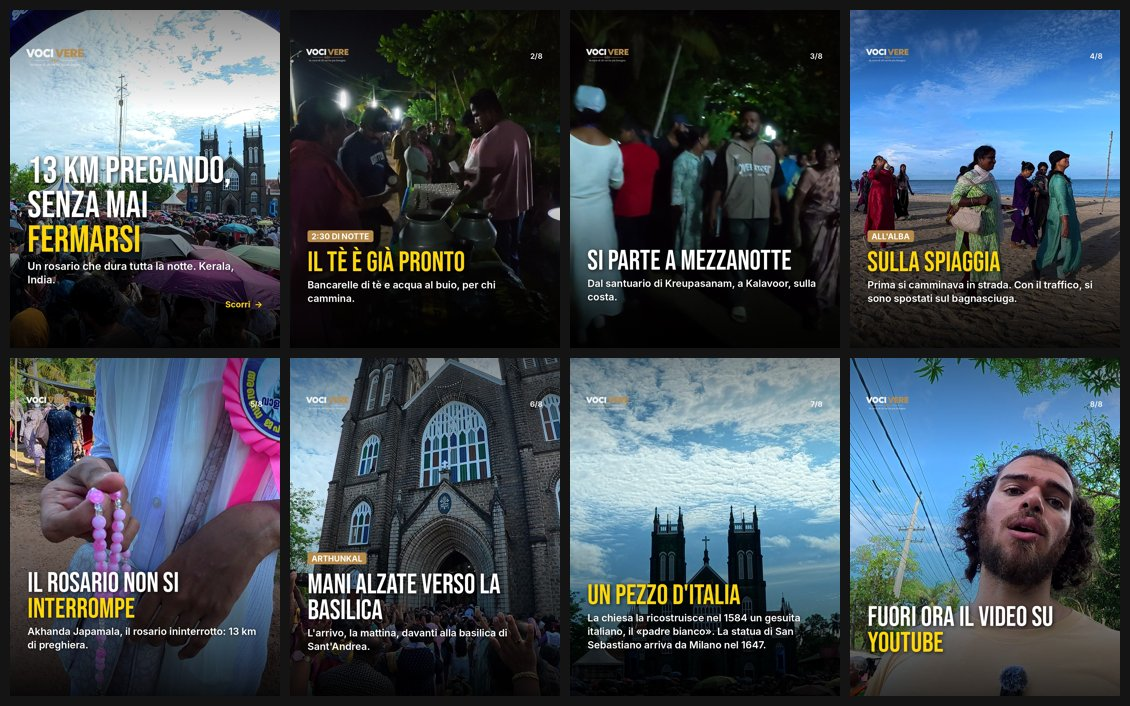
#> input picture copioni/caroselli/arthunkal_anteprima.jpg, 1130 x 706 px, given in place of m_4.5.jpg, which was not available
$ python carosello.py
#> lines starting #> are read from the running program, lines starting #| are printed output that depends on the picture; pictures that were not available may be replaced by others from this repository, and a replacement may not be noted
# Caroselli IG/YT 4:5 (1080x1350): foto a tutto schermo, titolo Bebas Neue, testo Inter, logo Voci Vere.
#   python3 copioni/caroselli/carosello.py   (dalla radice del repo; foto in work/car/)
import os
from PIL import Image, ImageDraw, ImageFont, ImageEnhance, ImageFilter
import numpy as np
W,H=1080,1350
SAFE=135  # YouTube ritaglia i post a quadrato: testo e logo dentro il quadrato centrale 1080x1080
BEBAS='/root/fonts/bebas-neue-latin-400-normal.woff'
INTER='/usr/share/fonts/opentype/inter/Inter-SemiBold.otf'
INTERB='/usr/share/fonts/opentype/inter/Inter-Bold.otf'
LOGO='assets/brand/logo_vocivere_trasparente_chiaro.png'
YEL=(255,214,10); WHITE=(255,255,255); GOLD=(182,138,75)

def crop45(path,cx=.5,cy=.5,zoom=1.0,maxh=1.0):
#> called with path = 'work/car/m/m_4.5.jpg', cx = 0.6, cy = 0.5, zoom = 1, maxh = 1
    im=Image.open(path).convert('RGB'); w,h=im.size; ch=int(h*maxh/zoom); cw=int(ch*4/5)
#> in crop45, im is the input picture: PIL image 1130x706 RGB; mean R, G, B 67.9, 77.9, 85.8
#> after `w, h = im.size`: w = 1130; h = 706
#> after `ch = int(h * maxh / zoom)`: ch = 706
#> after `cw = int(ch * 4 / 5)`: cw = 564
    x=int((w-cw)*cx); y=int((h-ch)*cy); im=im.crop((x,y,x+cw,y+ch)).resize((W,H),Image.LANCZOS)
#> after `x = int((w - cw) * cx)`: x = 339
#> after `y = int((h - ch) * cy)`: y = 0
#> after `im = im.crop((x, y, x + cw, y + ch)).resize((W, H), Image.LANCZOS)`:
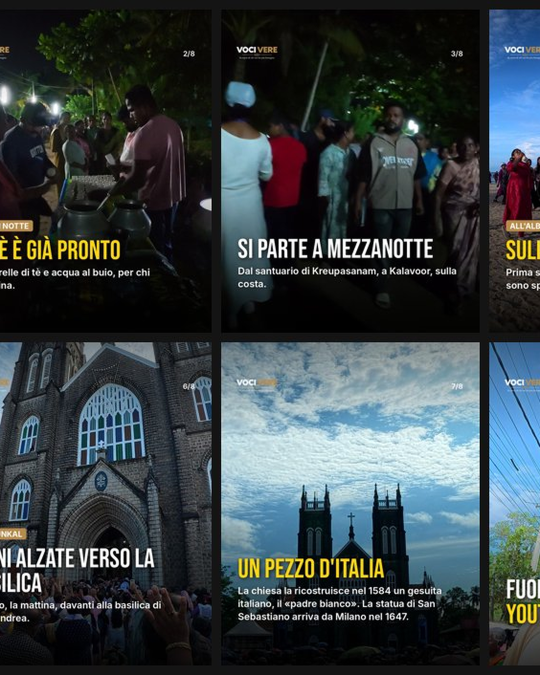
#> im: PIL image 1080x1350 RGB (shown at 1/2 size); mean R, G, B 55, 64.5, 67.8
    im=ImageEnhance.Contrast(im).enhance(1.08); return ImageEnhance.Color(im).enhance(1.12)

def shade(im,top=0.35,bottom=0.85):
    g=np.zeros((H,W),np.float32); y=np.arange(H)[:,None]/H
    g+=np.clip((0.30-y)/0.30,0,1)*top            # in alto per il logo
    g+=np.clip((y-0.42)/0.58,0,1)**1.2*bottom    # in basso per il testo
    m=Image.fromarray((np.clip(g,0,1)*255).astype('uint8'))
    return Image.composite(Image.new('RGB',(W,H),(0,0,0)),im,m)

def shade_top(im):
    g=np.zeros((H,W),np.float32); y=np.arange(H)[:,None]/H
    g+=np.clip((0.62-y)/0.62,0,1)**1.1*0.85
    m=Image.fromarray((np.clip(g,0,1)*255).astype('uint8'))
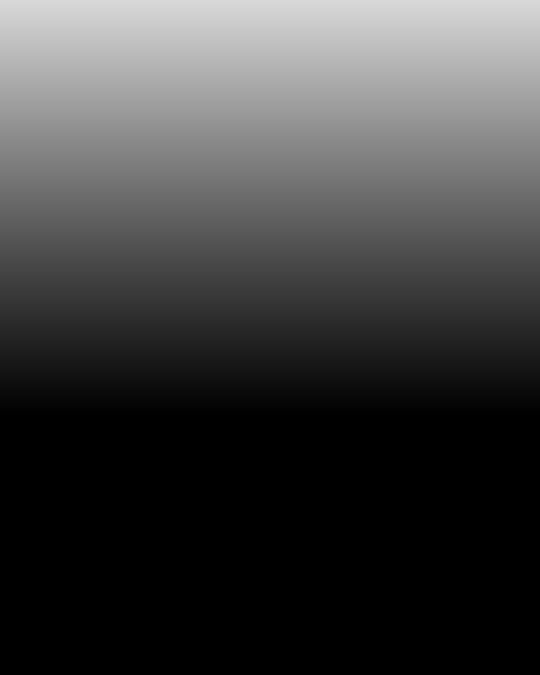
#> m: PIL image 1080x1350 L (shown at 1/2 size); min 0, max 216, mean 63.8
    return Image.composite(Image.new('RGB',(W,H),(0,0,0)),im,m)
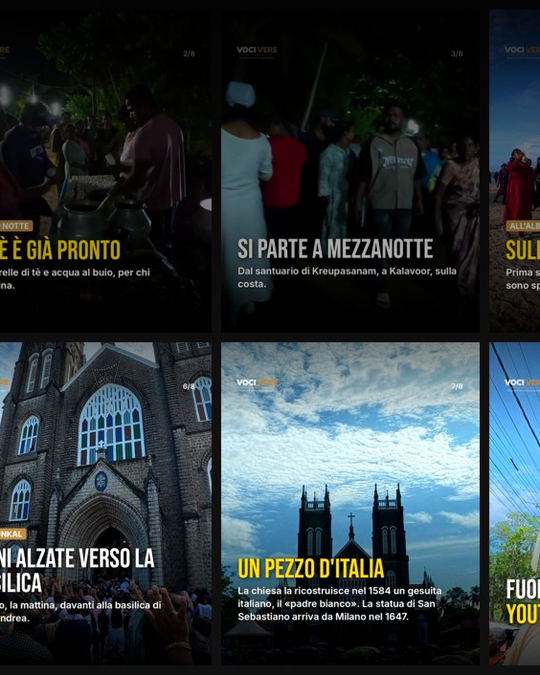
#> returned value: PIL image 1080x1350 RGB (shown at 1/2 size); mean R, G, B 45, 55.2, 58.8

def wrap(d,text,font,maxw):
    out=[]
    for para in text.split('\n'):
        line=''
        for w in para.split():
            t=(line+' '+w).strip()
            if d.textlength(t,font=font)<=maxw: line=t
            else: out.append(line); line=w
        out.append(line)
    return out

def drop(base,draw_fn,r=8,op=200):
    sh=Image.new('RGBA',base.size,(0,0,0,0)); draw_fn(ImageDraw.Draw(sh),(0,0,0,op),4)
    base.alpha_composite(sh.filter(ImageFilter.GaussianBlur(r)))
    draw_fn(ImageDraw.Draw(base),None,0)

def slide(out,photo,title,body='',n=None,tot=None,cover=False,crop=(.5,.5,1.0,1.0),title_col=WHITE,hl=None,kicker=None,top=False):
    im=crop45(photo,*crop)
    im=(shade_top(im) if top else shade(im,0.45,0.9 if body or cover else 0.75)).convert('RGBA')
#> im: PIL image 1080x1350 RGBA
    d=ImageDraw.Draw(im); M=70
    l=Image.open(LOGO).convert('RGBA'); l=l.crop(l.getbbox()); lw=230 if cover else 170
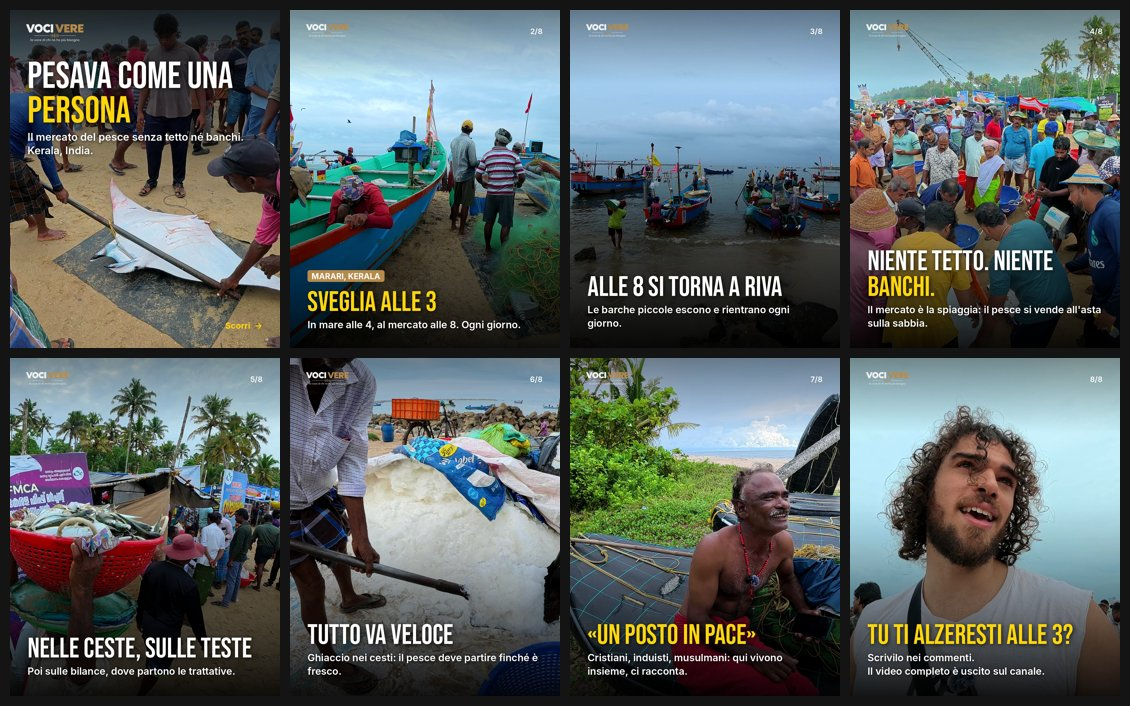
#> input picture copioni/caroselli/mercato_anteprima.jpg, 1130 x 706 px, given in place of logo_vocivere_trasparente_chiaro.png, which was not available
    l=l.resize((lw,int(l.height*lw/l.width)),Image.LANCZOS); im.alpha_composite(l,(M-6,SAFE+20))
#> after `l = l.resize((lw, int(l.height * lw / l.width)), Image.LANCZOS)`:
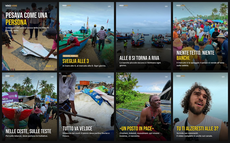
#> l: PIL image 230x143 RGBA; mean R, G, B, A 89.8, 97.5, 97.1, 255
    if n and not cover:
        f=ImageFont.truetype(INTER,30); t=f'{n}/{tot}'; d.text((W-M-d.textlength(t,font=f),SAFE+30),t,font=f,fill=(255,255,255,210))
    tsize=150 if cover else 112
    ft=ImageFont.truetype(BEBAS,tsize); fb=ImageFont.truetype(INTER,40 if not cover else 42); fk=ImageFont.truetype(INTERB,32)
    tl=wrap(d,title,ft,W-2*M); bl=wrap(d,body,fb,W-2*M) if body else []
#> after `tl = wrap(d, title, ft, W - 2 * M)`: tl = ['Pesava', 'come una', 'persona']
#> after `bl = wrap(d, body, fb, W - 2 * M) if body else []`: bl = 2 items
    th=len(tl)*int(tsize*0.92); bh=len(bl)*54
#> after `th = len(tl) * int(tsize * 0.92)`: th = 414
#> after `bh = len(bl) * 54`: bh = 108
    y=H-SAFE-40-(70 if cover else 0)-bh-(28 if bl else 0)-th-(56 if kicker else 0)
#> y = 555
    if top: y=SAFE+20+int(lw*l.height/l.width)+50
#> y = 348
    if kicker:
        kw=d.textlength(kicker,font=fk); d.rounded_rectangle((M,y,M+kw+32,y+46),radius=8,fill=GOLD); d.text((M+16,y+5),kicker,font=fk,fill=WHITE); y+=62
    for i,t in enumerate(tl):
        col=hl if (hl and i==len(tl)-1) else title_col
        yy=y
        drop(im,lambda dd,c,o,t=t,yy=yy,col=col: dd.text((M+o,yy+o),t,font=ft,fill=c or col))
        y+=int(tsize*0.92)
#> this loop made 3 passes
#> (t, col, yy, y) on passes 1 to 3: ('Pesava', (255, 255, 255), 348, 486), ('come una', (255, 255, 255), 486, 624), ('persona', (255, 214, 10), 624, 762)
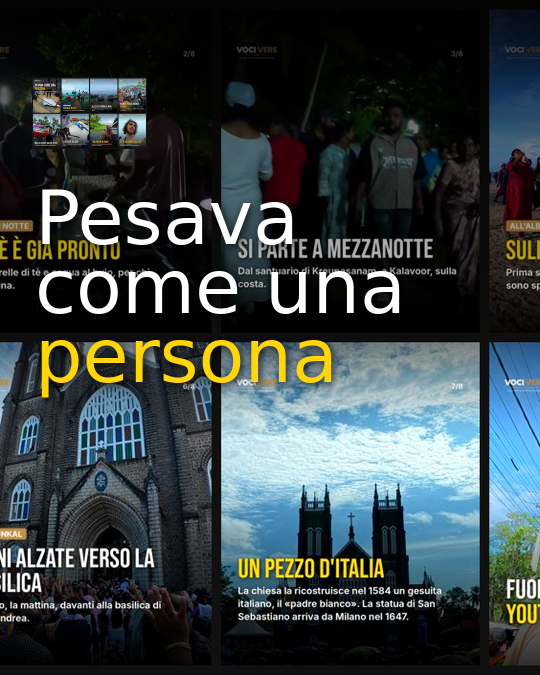
#> im: PIL image 1080x1350 RGBA (shown at 1/2 size); mean R, G, B, A 54.7, 64.2, 65.2, 255
#> after the loop, y = 762
    y+=28
#> y = 790
    for t in bl:
        yy=y; drop(im,lambda dd,c,o,t=t,yy=yy: dd.text((M+o//2,yy+o//2),t,font=fb,fill=c or WHITE),6,170); y+=54
#> this loop made 2 passes
#> (yy, y) on pass 1: (790, 844)
#> (t, yy, y) on pass 2: ('Kerala, India.', 844, 898)
#> after the loop, y = 898
    if cover:
        f=ImageFont.truetype(INTERB,34); t='Scorri  →'; d.text((W-M-d.textlength(t,font=f),H-SAFE-60),t,font=f,fill=YEL)
    im.convert('RGB').save(out,quality=92)
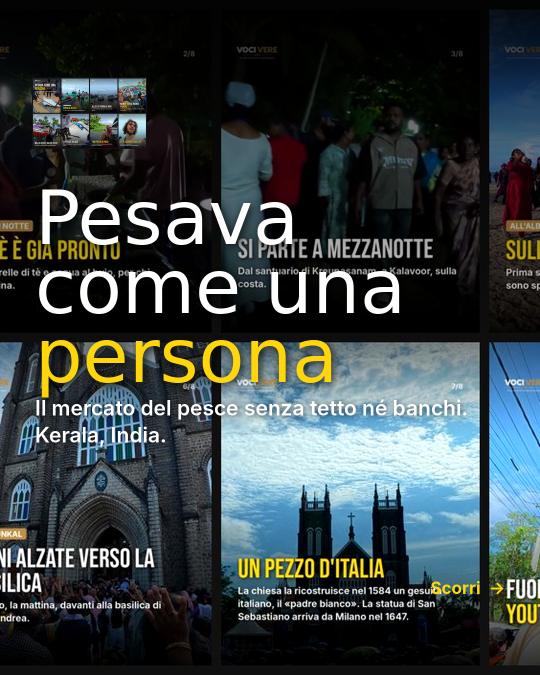
#> saved as 01.jpg: PIL image 1080x1350 RGB (shown at 1/2 size); mean R, G, B 55.8, 64.9, 65.6

def build(name,slides):
    os.makedirs(f'copioni/caroselli/{name}',exist_ok=True); tot=len(slides)
    for i,s in enumerate(slides,1):
        slide(f'copioni/caroselli/{name}/{i:02d}.jpg',n=i,tot=tot,**s)
    ims=[Image.open(f'copioni/caroselli/{name}/{i:02d}.jpg').resize((270,338)) for i in range(1,tot+1)]
    G=Image.new('RGB',(270*4+50,338*2+30),(20,20,20))
    for i,m in enumerate(ims): G.paste(m,(10+(i%4)*(270+10),10+(i//4)*(338+10)))
    G.save(f'copioni/caroselli/{name}_anteprima.jpg',quality=85)

C='work/car/'
#> (the run stopped early here; a loop or call above may not have finished)
